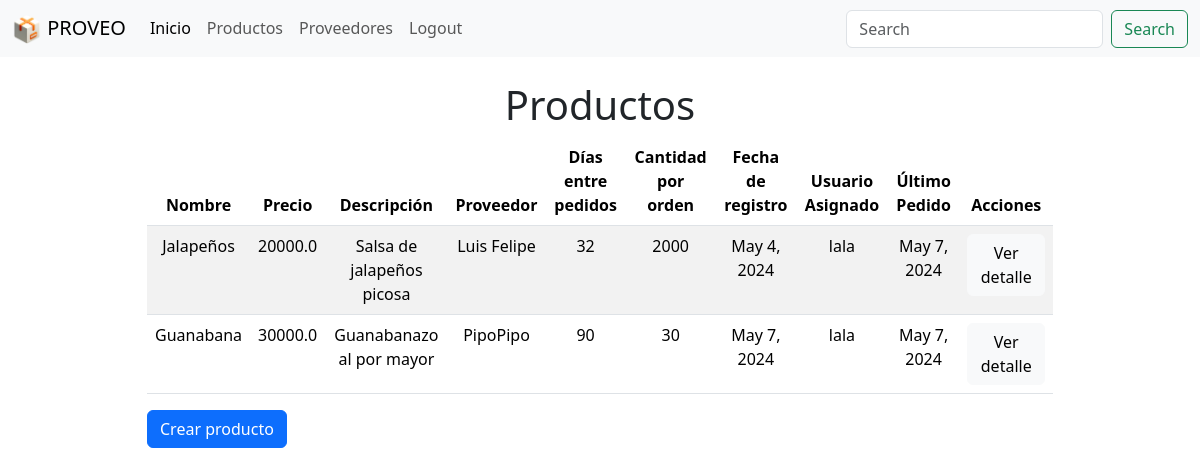
The page /productos/ (signed in) on the database as committed earlier.
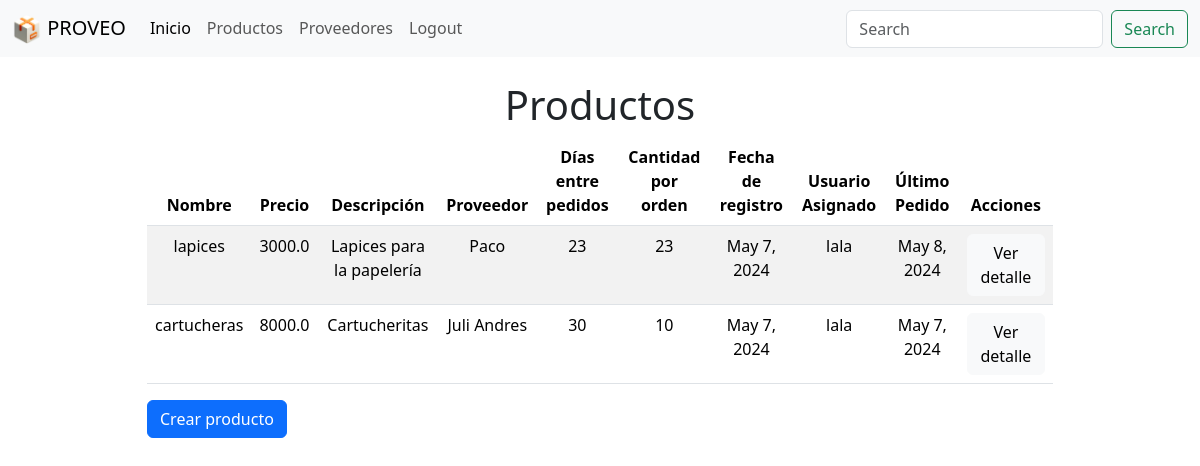
The same page on the database as committed later.
### website/models.py (models this page shows, shortened)
class Producto(models.Model):
    nombre = models.CharField(max_length=50)
    precio = models.FloatField()
    descripcion = models.CharField(max_length=50)
    proveedor = models.ForeignKey(Proveedor, on_delete=models.CASCADE)
    cadaCuantosDias = models.IntegerField(default=0)
    cantidadPorOrden = models.IntegerField(default=0)
    fecha_registro = models.DateField(auto_now_add=True)
    userAsignado = models.ForeignKey(User, on_delete=models.CASCADE, default=1)
    ultimoPedido = models.DateField()

class Proveedor(models.Model):
    nombre = models.CharField(max_length=50)
    direccion = models.CharField(max_length=50)
    ciudad = models.CharField(max_length=50)
    telefono = models.CharField(max_length=50)
    email = models.CharField(max_length=50)
    userAsignado = models.ForeignKey(User, on_delete=models.CASCADE, default=1)

### website/views.py (the view)
# urls.py: path('productos/', views.productos, name='productos'),
def productos(request):
    if request.user.is_authenticated:
        user = request.user
        productos = Producto.objects.filter(userAsignado=user)
        if len(productos) > 0:
            return render(request, 'productos.html', {'productos': productos})
        else:
            return render(request, 'productos.html', {'productos': None})
    else:
        messages.error(request, 'Necesitas iniciar sesión')
        return redirect('home')

### website/templates/productos.html
{% extends "base.html" %} {% block content %}
<div class="container">
  <div class="row justify-content-center align-items-center">
    <div class="col-md-10">
      {% if productos %}
      <h1 class="text-center">Productos</h1>
      <div class="table-responsive text-center">
        <table class="table table-striped text-center">
          <thead>
            <tr>
              <th>Nombre</th>
              <th>Precio</th>
              <th>Descripción</th>
              <th>Proveedor</th>
              <th>Días entre pedidos</th>
              <th>Cantidad por orden</th>
              <th>Fecha de registro</th>
              <th>Usuario Asignado</th>
              <th>Último Pedido</th>
              <th>Acciones</th>
            </tr>
          </thead>
          <tbody>
            {% for producto in productos %}
            <tr>
              <td>{{ producto.nombre }}</td>
              <td>{{ producto.precio }}</td>
              <td>{{ producto.descripcion }}</td>
              <td>{{ producto.proveedor.nombre }}</td>
              <td>{{ producto.cadaCuantosDias }}</td>
              <td>{{ producto.cantidadPorOrden }}</td>
              <td>{{ producto.fecha_registro }}</td>
              <td>{{ producto.userAsignado.username }}</td>
              <td>{{ producto.ultimoPedido }}</td>
              <td>
                <a href="{% url 'producto' producto.id %}" class="btn btn-light"
                  >Ver detalle</a
                >
              </td>
            </tr>
            {% endfor %}
          </tbody>
        </table>
      </div>
      {% else %}
      <div class="alert alert-warning text-center" role="alert">
        No hay productos disponibles
      </div>
      {% endif %}
      <a href="{% url 'nuevoProducto' %}" class="btn btn-primary"
        >Crear producto</a
      >
    </div>
  </div>
</div>
{% endblock %}

Rows that differ between the two databases and show on the page:
removed Producto: nombre "Jalapeños", precio "20000.0", descripcion "Salsa de jalapeños picosa", proveedor.nombre "Luis Felipe", cadaCuantosDias "32", cantidadPorOrden "2000", fecha_registro "May 4, 2024", userAsignado.username "lala", ultimoPedido "May 7, 2024"
removed Producto: nombre "Guanabana", precio "30000.0", descripcion "Guanabanazo al por mayor", proveedor.nombre "PipoPipo", cadaCuantosDias "90", cantidadPorOrden "30", fecha_registro "May 7, 2024", userAsignado.username "lala", ultimoPedido "May 7, 2024"
added Producto: nombre "lapices", precio "3000.0", descripcion "Lapices para la papelería", proveedor.nombre "Paco", cadaCuantosDias "23", cantidadPorOrden "23", fecha_registro "May 7, 2024", userAsignado.username "lala", ultimoPedido "May 8, 2024"
added Producto: nombre "cartucheras", precio "8000.0", descripcion "Cartucheritas", proveedor.nombre "Juli Andres", cadaCuantosDias "30", cantidadPorOrden "10", fecha_registro "May 7, 2024", userAsignado.username "lala", ultimoPedido "May 7, 2024"
